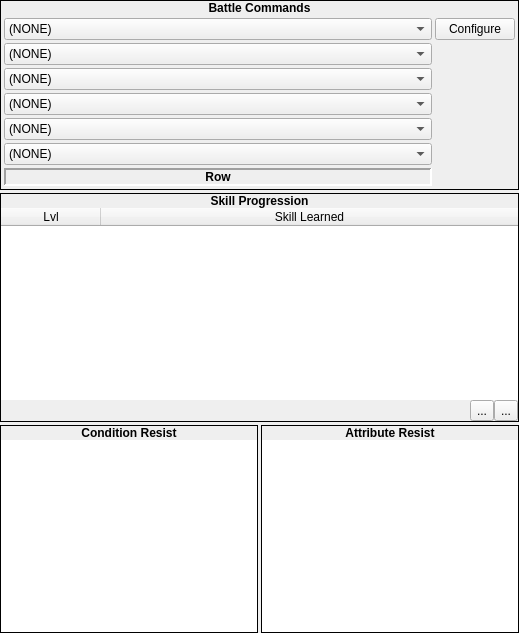
    <widget class="QWidget" name="widget_6" native="true">
     <property name="sizePolicy">
      <sizepolicy hsizetype="Expanding" vsizetype="Preferred">
       <horstretch>0</horstretch>
       <verstretch>0</verstretch>
      </sizepolicy>
     </property>
     <layout class="QVBoxLayout" name="verticalLayout_11">
      <property name="spacing">
       <number>3</number>
      </property>
      <property name="margin">
       <number>0</number>
      </property>
      <item>
       <widget class="QFrame" name="frame_3">
        <property name="frameShape">
         <enum>QFrame::Box</enum>
        </property>
        <property name="frameShadow">
         <enum>QFrame::Plain</enum>
        </property>
        <layout class="QVBoxLayout" name="verticalLayout_8">
         <property name="spacing">
          <number>0</number>
         </property>
         <property name="margin">
          <number>0</number>
         </property>
         <item>
          <widget class="QLabel" name="label_3">
           <property name="sizePolicy">
            <sizepolicy hsizetype="Preferred" vsizetype="Fixed">
             <horstretch>0</horstretch>
             <verstretch>0</verstretch>
            </sizepolicy>
           </property>
           <property name="font">
            <font>
             <weight>75</weight>
             <bold>true</bold>
            </font>
           </property>
           <property name="text">
            <string>Battle Commands</string>
           </property>
           <property name="alignment">
            <set>Qt::AlignCenter</set>
           </property>
          </widget>
         </item>
         <item>
          <widget class="QWidget" name="widget_2" native="true">
           <layout class="QHBoxLayout" name="horizontalLayout_3">
            <property name="spacing">
             <number>3</number>
            </property>
            <property name="margin">
             <number>3</number>
            </property>
            <item>
             <layout class="QVBoxLayout" name="verticalLayout_9">
              <property name="spacing">
               <number>3</number>
              </property>
              <item>
               <widget class="QComboBox" name="cboxCommand1">
                <item>
                 <property name="text">
                  <string>(NONE)</string>
                 </property>
                </item>
               </widget>
              </item>
              <item>
               <widget class="QComboBox" name="cboxCommand2">
                <item>
                 <property name="text">
                  <string>(NONE)</string>
                 </property>
                </item>
               </widget>
              </item>
              <item>
               <widget class="QComboBox" name="cboxCommand3">
                <item>
                 <property name="text">
                  <string>(NONE)</string>
                 </property>
                </item>
               </widget>
              </item>
              <item>
               <widget class="QComboBox" name="cboxCommand4">
                <item>
                 <property name="text">
                  <string>(NONE)</string>
                 </property>
                </item>
               </widget>
              </item>
              <item>
               <widget class="QComboBox" name="cboxCommand5">
                <item>
                 <property name="text">
                  <string>(NONE)</string>
                 </property>
                </item>
               </widget>
              </item>
              <item>
               <widget class="QComboBox" name="cboxCommand6">
                <item>
                 <property name="text">
                  <string>(NONE)</string>
                 </property>
                </item>
               </widget>
              </item>
              <item>
               <widget class="QLabel" name="label_4">
                <property name="sizePolicy">
                 <sizepolicy hsizetype="Preferred" vsizetype="Fixed">
                  <horstretch>0</horstretch>
                  <verstretch>0</verstretch>
                 </sizepolicy>
                </property>
                <property name="font">
                 <font>
                  <weight>75</weight>
                  <bold>true</bold>
                 </font>
                </property>
                <property name="frameShape">
                 <enum>QFrame::Panel</enum>
                </property>
                <property name="frameShadow">
                 <enum>QFrame::Sunken</enum>
                </property>
                <property name="lineWidth">
                 <number>2</number>
                </property>
                <property name="text">
                 <string>Row</string>
                </property>
                <property name="alignment">
                 <set>Qt::AlignCenter</set>
                </property>
               </widget>
              </item>
             </layout>
            </item>
            <item>
             <widget class="QWidget" name="widget_3" native="true">
              <property name="sizePolicy">
               <sizepolicy hsizetype="Fixed" vsizetype="Preferred">
                <horstretch>0</horstretch>
                <verstretch>0</verstretch>
               </sizepolicy>
              </property>
              <layout class="QVBoxLayout" name="verticalLayout_10">
               <property name="spacing">
                <number>0</number>
               </property>
               <property name="margin">
                <number>0</number>
               </property>
               <item>
                <widget class="QPushButton" name="bConfigureCommands">
                 <property name="sizePolicy">
                  <sizepolicy hsizetype="Fixed" vsizetype="Fixed">
                   <horstretch>0</horstretch>
                   <verstretch>0</verstretch>
                  </sizepolicy>
                 </property>
                 <property name="text">
                  <string>Configure</string>
                 </property>
                 <property name="icon">
                  <iconset resource="gui_icons.qrc">
                   <normaloff>:/icons/configure.png</normaloff>:/icons/configure.png</iconset>
                 </property>
                </widget>
               </item>
               <item>
                <spacer name="verticalSpacer">
                 <property name="orientation">
                  <enum>Qt::Vertical</enum>
                 </property>
                 <property name="sizeHint" stdset="0">
                  <size>
                   <width>20</width>
                   <height>136</height>
                  </size>
                 </property>
                </spacer>
               </item>
              </layout>
             </widget>
            </item>
           </layout>
          </widget>
         </item>
        </layout>
       </widget>
      </item>
      <item>
       <widget class="QFrame" name="frame_64">
        <property name="sizePolicy">
         <sizepolicy hsizetype="Preferred" vsizetype="Preferred">
          <horstretch>0</horstretch>
          <verstretch>0</verstretch>
         </sizepolicy>
        </property>
        <property name="frameShape">
         <enum>QFrame::Box</enum>
        </property>
        <property name="frameShadow">
         <enum>QFrame::Plain</enum>
        </property>
        <layout class="QVBoxLayout" name="verticalLayout_143">
         <property name="spacing">
          <number>0</number>
         </property>
         <property name="margin">
          <number>0</number>
         </property>
         <item>
          <widget class="QLabel" name="label_127">
           <property name="sizePolicy">
            <sizepolicy hsizetype="Preferred" vsizetype="Fixed">
             <horstretch>0</horstretch>
             <verstretch>0</verstretch>
            </sizepolicy>
           </property>
           <property name="font">
            <font>
             <weight>75</weight>
             <bold>true</bold>
            </font>
           </property>
           <property name="text">
            <string>Skill Progression</string>
           </property>
           <property name="alignment">
            <set>Qt::AlignCenter</set>
           </property>
          </widget>
         </item>
         <item>
          <widget class="QWidget" name="widget_70" native="true">
           <layout class="QVBoxLayout" name="verticalLayout_146">
            <property name="spacing">
             <number>0</number>
            </property>
            <property name="margin">
             <number>0</number>
            </property>
            <item>
             <widget class="QTableWidget" name="twSkillList">
              <property name="sizePolicy">
               <sizepolicy hsizetype="Preferred" vsizetype="Preferred">
                <horstretch>0</horstretch>
                <verstretch>0</verstretch>
               </sizepolicy>
              </property>
              <property name="frameShape">
               <enum>QFrame::NoFrame</enum>
              </property>
              <property name="selectionMode">
               <enum>QAbstractItemView::SingleSelection</enum>
              </property>
              <property name="selectionBehavior">
               <enum>QAbstractItemView::SelectRows</enum>
              </property>
              <property name="verticalScrollMode">
               <enum>QAbstractItemView::ScrollPerPixel</enum>
              </property>
              <property name="horizontalScrollMode">
               <enum>QAbstractItemView::ScrollPerPixel</enum>
              </property>
              <property name="showGrid">
               <bool>false</bool>
              </property>
              <property name="gridStyle">
               <enum>Qt::SolidLine</enum>
              </property>
              <property name="wordWrap">
               <bool>false</bool>
              </property>
              <property name="cornerButtonEnabled">
               <bool>false</bool>
              </property>
              <attribute name="horizontalHeaderStretchLastSection">
               <bool>true</bool>
              </attribute>
              <attribute name="verticalHeaderVisible">
               <bool>false</bool>
              </attribute>
              <row>
               <property name="text">
                <string/>
               </property>
              </row>
              <column>
               <property name="text">
                <string>Lvl</string>
               </property>
              </column>
              <column>
               <property name="text">
                <string>Skill Learned</string>
               </property>
              </column>
             </widget>
            </item>
            <item>
             <layout class="QHBoxLayout" name="horizontalLayout_38">
              <item>
               <spacer name="horizontalSpacer_3">
                <property name="orientation">
                 <enum>Qt::Horizontal</enum>
                </property>
                <property name="sizeHint" stdset="0">
                 <size>
                  <width>40</width>
                  <height>20</height>
                 </size>
                </property>
               </spacer>
              </item>
              <item>
               <widget class="QToolButton" name="tbDeleteSkill">
                <property name="text">
                 <string>...</string>
                </property>
                <property name="icon">
                 <iconset resource="gui_icons.qrc">
                  <normaloff>:/icons/minus.png</normaloff>:/icons/minus.png</iconset>
                </property>
               </widget>
              </item>
              <item>
               <widget class="QToolButton" name="tbAddSkill">
                <property name="text">
                 <string>...</string>
                </property>
                <property name="icon">
                 <iconset resource="gui_icons.qrc">
                  <normaloff>:/icons/plus.png</normaloff>:/icons/plus.png</iconset>
                </property>
               </widget>
              </item>
             </layout>
            </item>
           </layout>
          </widget>
         </item>
        </layout>
       </widget>
      </item>
      <item>
       <layout class="QHBoxLayout" name="horizontalLayout_41">
        <property name="spacing">
         <number>3</number>
        </property>
        <item>
         <widget class="QFrame" name="frame_65">
          <property name="sizePolicy">
           <sizepolicy hsizetype="Preferred" vsizetype="Preferred">
            <horstretch>0</horstretch>
            <verstretch>0</verstretch>
           </sizepolicy>
          </property>
          <property name="frameShape">
           <enum>QFrame::Box</enum>
          </property>
          <property name="frameShadow">
           <enum>QFrame::Plain</enum>
          </property>
          <layout class="QVBoxLayout" name="verticalLayout_147">
           <property name="spacing">
            <number>0</number>
           </property>
           <property name="margin">
            <number>0</number>
           </property>
           <item>
            <widget class="QLabel" name="label_128">
             <property name="sizePolicy">
              <sizepolicy hsizetype="Preferred" vsizetype="Fixed">
               <horstretch>0</horstretch>
               <verstretch>0</verstretch>
              </sizepolicy>
             </property>
             <property name="font">
              <font>
               <weight>75</weight>
               <bold>true</bold>
              </font>
             </property>
             <property name="text">
              <string>Condition Resist</string>
             </property>
             <property name="alignment">
              <set>Qt::AlignCenter</set>
             </property>
            </widget>
           </item>
           <item>
            <widget class="QWidget" name="widget_71" native="true">
             <layout class="QHBoxLayout" name="horizontalLayout_39">
              <property name="spacing">
               <number>0</number>
              </property>
              <property name="margin">
               <number>0</number>
              </property>
              <item>
               <widget class="QListWidget" name="lwConditionResist">
                <property name="sizePolicy">
                 <sizepolicy hsizetype="Preferred" vsizetype="Expanding">
                  <horstretch>0</horstretch>
                  <verstretch>0</verstretch>
                 </sizepolicy>
                </property>
                <property name="frameShape">
                 <enum>QFrame::NoFrame</enum>
                </property>
                <property name="horizontalScrollBarPolicy">
                 <enum>Qt::ScrollBarAlwaysOff</enum>
                </property>
                <property name="editTriggers">
                 <set>QAbstractItemView::NoEditTriggers</set>
                </property>
                <property name="selectionMode">
                 <enum>QAbstractItemView::NoSelection</enum>
                </property>
                <property name="verticalScrollMode">
                 <enum>QAbstractItemView::ScrollPerPixel</enum>
                </property>
               </widget>
              </item>
             </layout>
            </widget>
           </item>
          </layout>
         </widget>
        </item>
        <item>
         <widget class="QFrame" name="frame_66">
          <property name="sizePolicy">
           <sizepolicy hsizetype="Preferred" vsizetype="Preferred">
            <horstretch>0</horstretch>
            <verstretch>0</verstretch>
           </sizepolicy>
          </property>
          <property name="frameShape">
           <enum>QFrame::Box</enum>
          </property>
          <property name="frameShadow">
           <enum>QFrame::Plain</enum>
          </property>
          <layout class="QVBoxLayout" name="verticalLayout_148">
           <property name="spacing">
            <number>0</number>
           </property>
           <property name="margin">
            <number>0</number>
           </property>
           <item>
            <widget class="QLabel" name="label_129">
             <property name="sizePolicy">
              <sizepolicy hsizetype="Preferred" vsizetype="Fixed">
               <horstretch>0</horstretch>
               <verstretch>0</verstretch>
              </sizepolicy>
             </property>
             <property name="font">
              <font>
               <weight>75</weight>
               <bold>true</bold>
              </font>
             </property>
             <property name="text">
              <string>Attribute Resist</string>
             </property>
             <property name="alignment">
              <set>Qt::AlignCenter</set>
             </property>
            </widget>
           </item>
           <item>
            <widget class="QWidget" name="widget_72" native="true">
             <layout class="QHBoxLayout" name="horizontalLayout_40">
              <property name="spacing">
               <number>0</number>
              </property>
              <property name="margin">
               <number>0</number>
              </property>
              <item>
               <widget class="QListWidget" name="lwAttributeResist">
                <property name="sizePolicy">
                 <sizepolicy hsizetype="Preferred" vsizetype="Expanding">
                  <horstretch>0</horstretch>
                  <verstretch>0</verstretch>
                 </sizepolicy>
                </property>
                <property name="frameShape">
                 <enum>QFrame::NoFrame</enum>
                </property>
                <property name="horizontalScrollBarPolicy">
                 <enum>Qt::ScrollBarAlwaysOff</enum>
                </property>
                <property name="editTriggers">
                 <set>QAbstractItemView::NoEditTriggers</set>
                </property>
                <property name="selectionMode">
                 <enum>QAbstractItemView::NoSelection</enum>
                </property>
                <property name="iconSize">
                 <size>
                  <width>16</width>
                  <height>16</height>
                 </size>
                </property>
                <property name="textElideMode">
                 <enum>Qt::ElideNone</enum>
                </property>
                <property name="verticalScrollMode">
                 <enum>QAbstractItemView::ScrollPerPixel</enum>
                </property>
                <property name="uniformItemSizes">
                 <bool>true</bool>
                </property>
               </widget>
              </item>
             </layout>
            </widget>
           </item>
          </layout>
         </widget>
        </item>
       </layout>
      </item>
     </layout>
    </widget>
